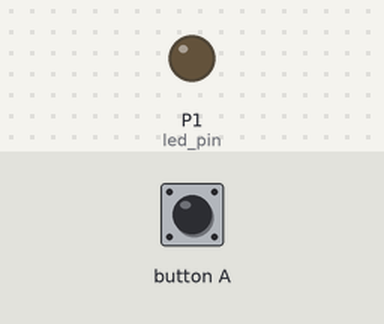
Recording of a program running on a simulated BBC micro:bit running MicroPython. Shown: output pins drawn as LEDs (lit = HIGH). The inputs (shaded band) are chosen by the test bench.

Above: at 1.2 s.
1.3 s: button A pressed for 0.15 s
At 2.2 s:
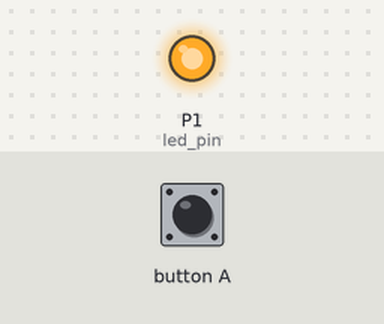
Timing chart, 0 to 4.3 s (numbered marks = the images above; inputs shaded):
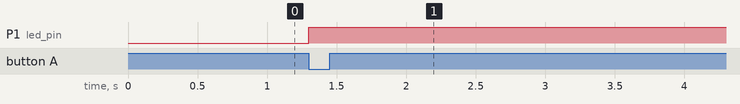

The program:

led-button-01.py
```python
# Imports go at the top
from microbit import *

# Set the LED pin
led_pin = pin1

# Code in a 'while True:' loop repeats forever
while True:
    # If button A is pressed
    if button_a.is_pressed():
        # Turn the LED on
        led_pin.write_digital(1)
    sleep(10)
```

Measured:
- after the input at 1.3 s, P1 (led_pin): LOW → HIGH at once
